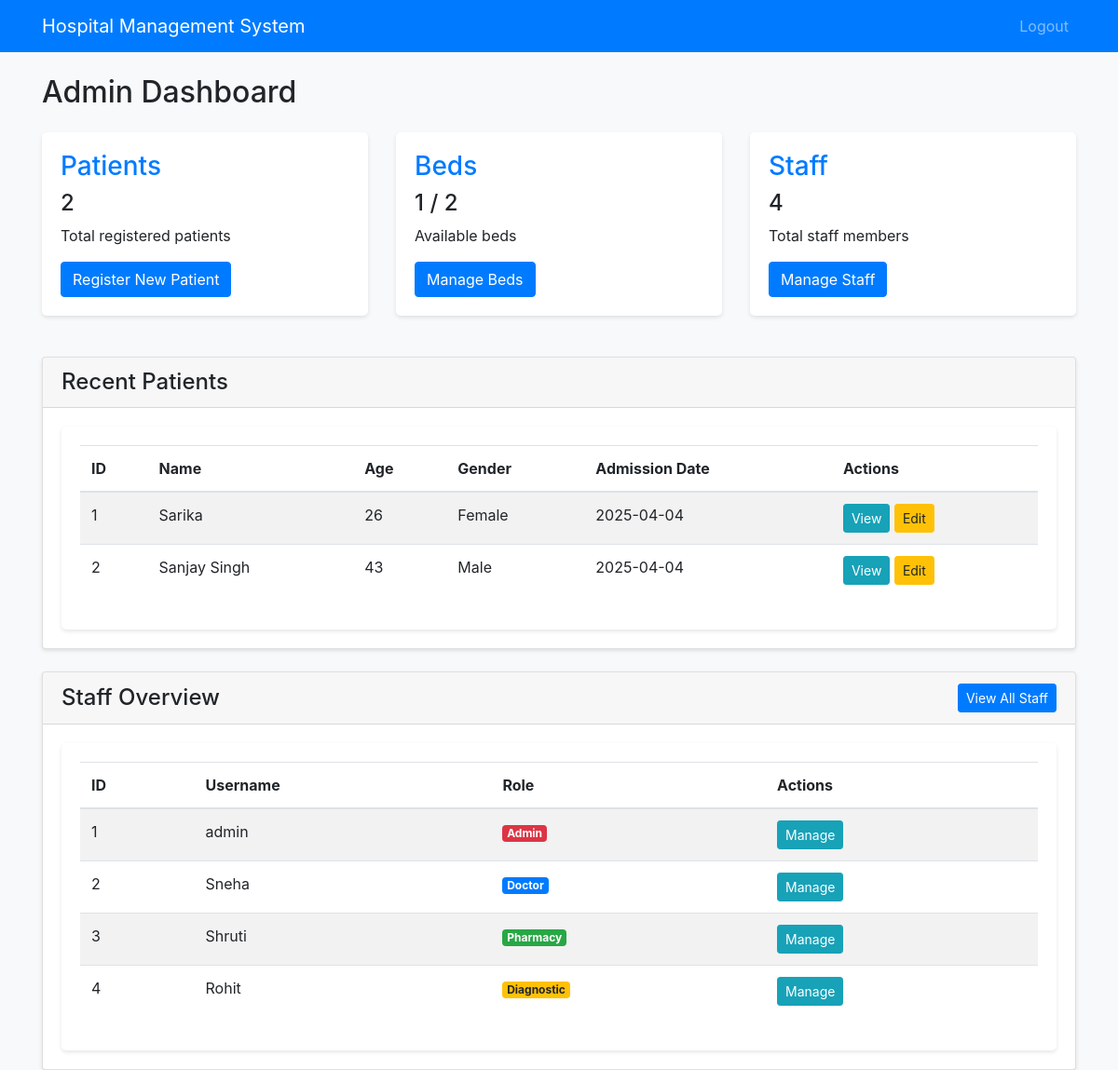
The app's page /admin/dashboard (signed in) with its own data.
### models.py (models this page shows)
class Patient(db.Model):
    id = db.Column(db.Integer, primary_key=True)
    avatar = db.Column(db.String(200), nullable=True)  # Store the path to the avatar image
    name = db.Column(db.String(100), nullable=False)
    age = db.Column(db.Integer, nullable=False)
    gender = db.Column(db.String(10), nullable=False)
    contact = db.Column(db.String(15), nullable=False)
    address = db.Column(db.String(200), nullable=False)
    admission_date = db.Column(db.DateTime, default=datetime.utcnow)
    diagnosis = db.Column(db.String(200))
    doctor_id = db.Column(db.Integer, db.ForeignKey('user.id'))

class User(db.Model, UserMixin):
    id = db.Column(db.Integer, primary_key=True)
    username = db.Column(db.String(80), unique=True, nullable=False)
    password = db.Column(db.String(120), nullable=False)
    role = db.Column(db.String(20), nullable=False)  # admin, doctor, pharmacy, diagnostic

### app.py (the view)
@app.route('/admin/dashboard')
@login_required
def admin_dashboard():
    if current_user.role != 'admin':
        return redirect(url_for('index'))
    patients = Patient.query.all()
    beds = Bed.query.all()
    users = User.query.all()
    return render_template('admin/dashboard.html', patients=patients, beds=beds, users=users)

### app.py (called while the page is built)
@login_manager.user_loader
def load_user(user_id):
    return User.query.get(int(user_id))

### templates/admin/dashboard.html (shortened to what this page needs)
{% extends 'base.html' %}
{% block content %}
<h2 class="mb-4">Admin Dashboard</h2>
<div class="row">
    <div class="col-md-4">
        <div class="dashboard-stats">
            <h3>Patients</h3>
            <h4>{{ patients|length }}</h4>
            <p>Total registered patients</p>
            <a href="{{ url_for('register_patient') }}" class="btn btn-primary">Register New Patient</a>
        </div>
    </div>
    <div class="col-md-4">
        <div class="dashboard-stats" id="bed-availability">
            <h3>Beds</h3>
            <h4><span id="available-beds">{{ beds|selectattr('is_occupied', 'equalto', false)|list|length }}</span> / <span id="total-beds">{{ beds|length }}</span></h4>
            <p>Available beds</p>
            <a href="{{ url_for('manage_beds') }}" class="btn btn-primary">Manage Beds</a>
        </div>
    </div>
    <div class="col-md-4">
        <div class="dashboard-stats">
            <h3>Staff</h3>
            <h4>{{ users|default([])|length }}</h4>
            <p>Total staff members</p>
            <a href="{{ url_for('manage_staff') }}" class="btn btn-primary">Manage Staff</a>
        </div>
    </div>
</div>
<div class="row mt-4">
    <div class="col-12">
        <div class="card">
            <div class="card-header">
                <h4 class="mb-0">Recent Patients</h4>
            </div>
            <div class="card-body">
                <div class="table-responsive">
                    <table class="table table-striped">
                        <thead>
                            <tr>
                                <th>ID</th>
                                <th>Name</th>
                                <th>Age</th>
                                <th>Gender</th>
                                <th>Admission Date</th>
                                <th>Actions</th>
                            </tr>
                        </thead>
                        <tbody>
                            {% for patient in patients %}
                            <tr>
                                <td>{{ patient.id }}</td>
                                <td>{{ patient.name }}</td>
                                <td>{{ patient.age }}</td>
                                <td>{{ patient.gender }}</td>
                                <td>{{ patient.admission_date.strftime('%Y-%m-%d') }}</td>
                                <td>
                                    <a href="{{ url_for('patient_details', patient_id=patient.id) }}" class="btn btn-sm btn-info">View</a>
                                    <a href="{{ url_for('edit_patient', patient_id=patient.id) }}" class="btn btn-sm btn-warning">Edit</a>
                                </td>
                            </tr>
                            {% else %}
                            <tr>
                                <td colspan="6" class="text-center">No patients registered yet</td>
                            </tr>
                            {% endfor %}
                        </tbody>
                    </table>
                </div>
            </div>
        </div>
    </div>
</div>
<div class="row mt-4">
    <div class="col-12">
        <div class="card">
            <div class="card-header d-flex justify-content-between align-items-center">
                <h4 class="mb-0">Staff Overview</h4>
                <a href="{{ url_for('manage_staff') }}" class="btn btn-sm btn-primary">View All Staff</a>
            </div>
            <div class="card-body">
                <div class="table-responsive">
                    <table class="table table-striped">
                        <thead>
                            <tr>
                                <th>ID</th>
                                <th>Username</th>
                                <th>Role</th>
                                <th>Actions</th>
                            </tr>
                        </thead>
                        <tbody>
                            {% for user in users %}
                            <tr>
                                <td>{{ user.id }}</td>
                                <td>{{ user.username }}</td>
                                <td>
                                    {% if user.role == 'admin' %}
                                    <span class="badge badge-danger">Admin</span>
                                    {% elif user.role == 'doctor' %}
                                    <span class="badge badge-primary">Doctor</span>
                                    {% elif user.role == 'pharmacy' %}
                                    <span class="badge badge-success">Pharmacy</span>
                                    {% elif user.role == 'diagnostic' %}
                                    <span class="badge badge-warning">Diagnostic</span>
                                    {% endif %}
                                </td>
                                <td>
                                    <a href="{{ url_for('manage_staff') }}" class="btn btn-sm btn-info">Manage</a>
                                </td>
                            </tr>
                            {% else %}
                            <tr>
                                <td colspan="4" class="text-center">No staff members found</td>
                            </tr>
                            {% endfor %}
                        </tbody>
                    </table>
                </div>
            </div>
        </div>
    </div>
</div>
{% endblock %}

### templates/base.html (shortened to what this page needs)
<!DOCTYPE html>
<html lang="en">
<head>
    <link rel="stylesheet" href="https://stackpath.bootstrapcdn.com/bootstrap/4.5.2/css/bootstrap.min.css">
    <link rel="stylesheet" href="{{ url_for('static', filename='css/style.css') }}">
</head>
<body>
    <nav class="navbar navbar-expand-lg navbar-dark bg-primary">
        <div class="container">
            <a class="navbar-brand" href="{{ url_for('index') }}">Hospital Management System</a>
            <div class="collapse navbar-collapse" id="navbarNav">
                <ul class="navbar-nav ml-auto">
                    {% if current_user.is_authenticated %}
                        <li class="nav-item">
                            <a class="nav-link" href="{{ url_for('logout') }}">Logout</a>
                        </li>
                    {% else %}
                        <li class="nav-item">
                            <a class="nav-link" href="{{ url_for('login') }}">Login</a>
                        </li>
                    {% endif %}
                </ul>
            </div>
        </div>
    </nav>
    <div class="container mt-4">
        {% block content %}{% endblock %}
    </div>
</body>
</html>

### static/css/style.css (style rules this page uses)
body { background-color: #f8f9fa; }
.navbar { margin-bottom: 20px; }
.card { box-shadow: 0 2px 4px rgba(0, 0, 0, 0.1); }
.dashboard-stats { background-color: #fff; border-radius: 5px; padding: 20px; margin-bottom: 20px; box-shadow: 0 2px 4px rgba(0, 0, 0, 0.1); }
.dashboard-stats h3 { margin-top: 0; color: #007bff; }
.table-responsive { background-color: #fff; border-radius: 5px; padding: 20px; box-shadow: 0 2px 4px rgba(0, 0, 0, 0.1); }

### records on screen
Patient: id "1", name "Sarika", age "26", gender "Female", admission_date "2025-04-04"
Patient: id "2", name "Sanjay Singh", age "43", gender "Male", admission_date "2025-04-04"
User: id "1", username "admin", role "Admin"
User: id "2", username "Sneha", role "Doctor"
User: id "3", username "Shruti", role "Pharmacy"
User: id "4", username "Rohit", role "Diagnostic"

### other values on screen
{{ patients|length }} "2"
{{ beds|selectattr('is_occupied', 'equalto', false)|list|length }} "1"
{{ beds|length }} "2"
{{ users|default([])|length }} "4"
